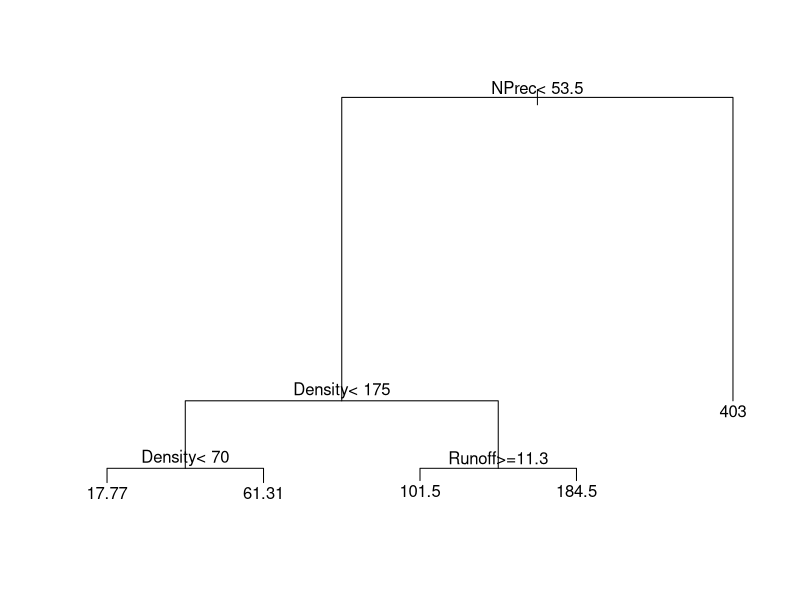
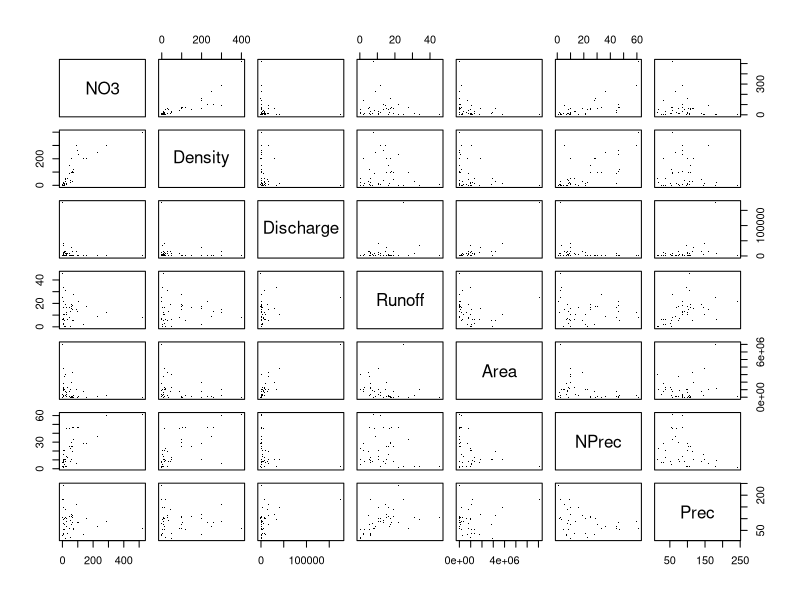
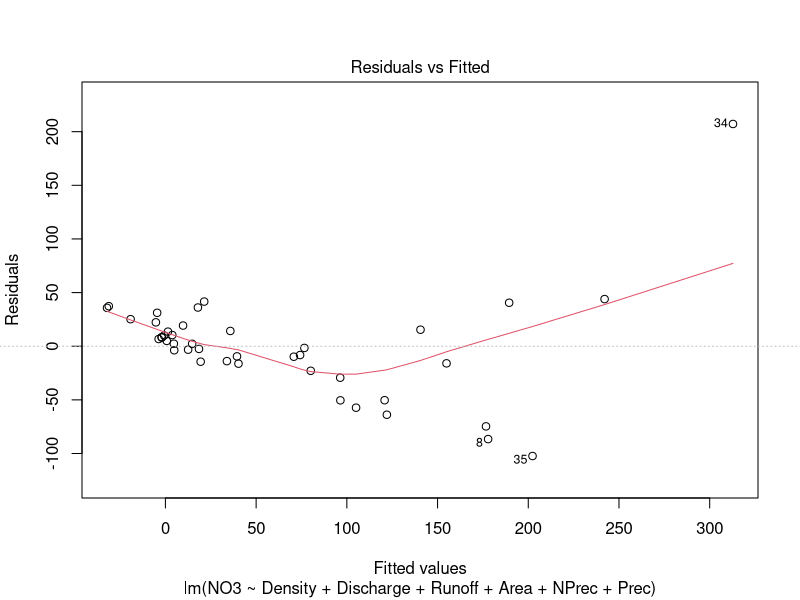
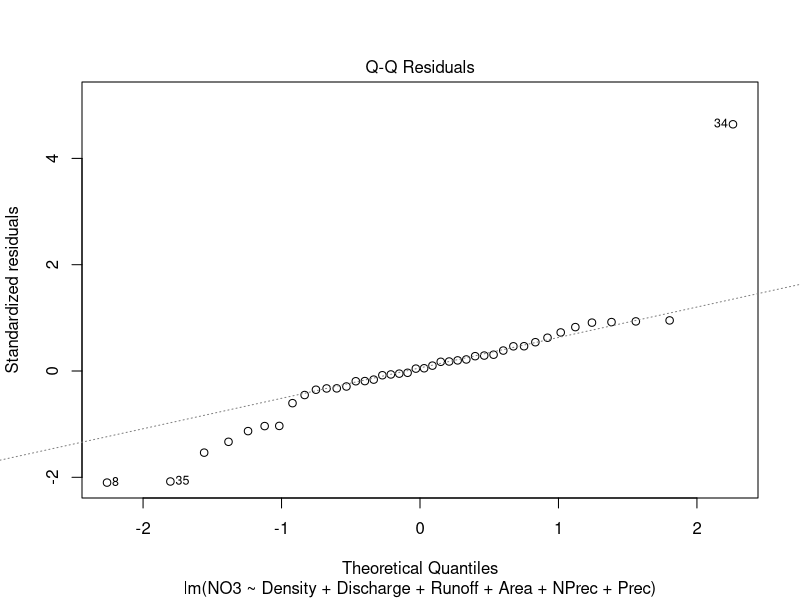
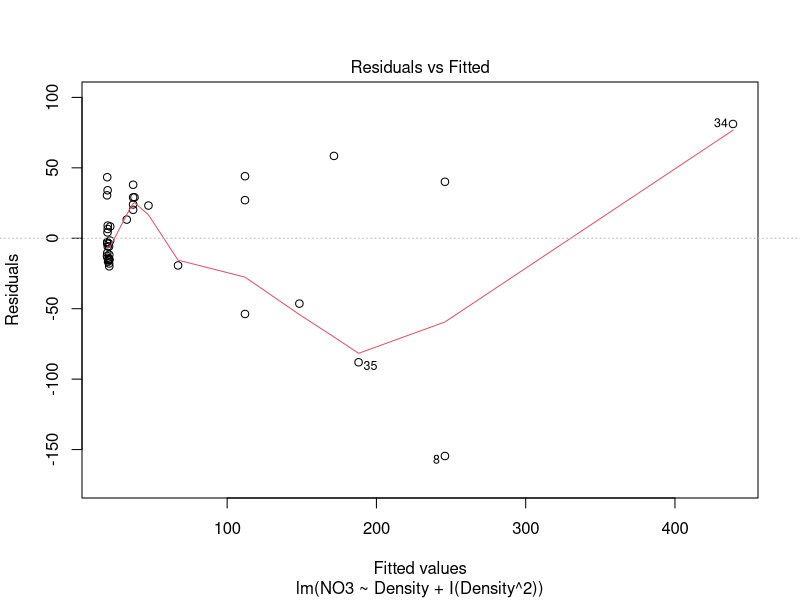
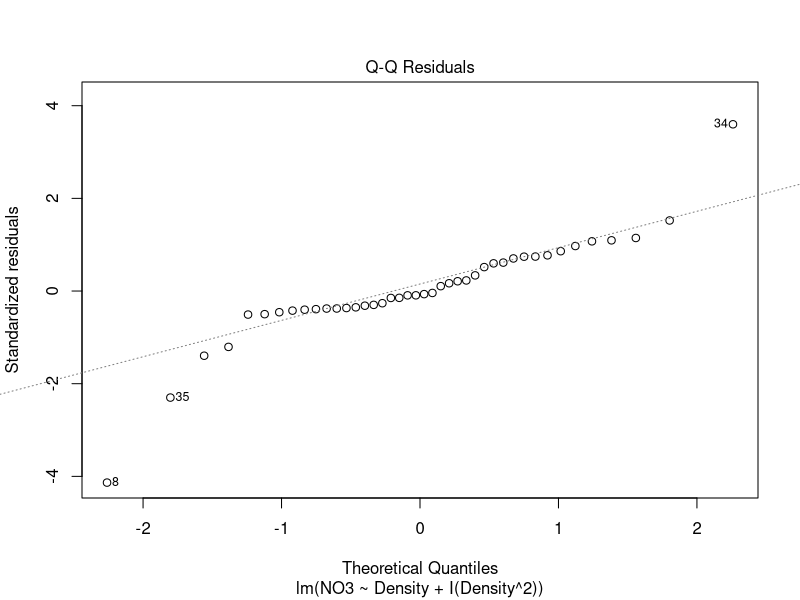
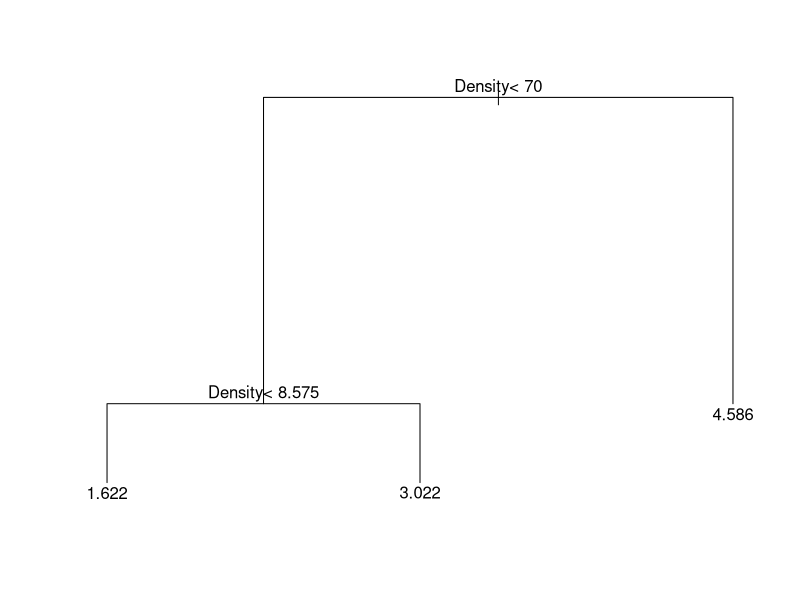
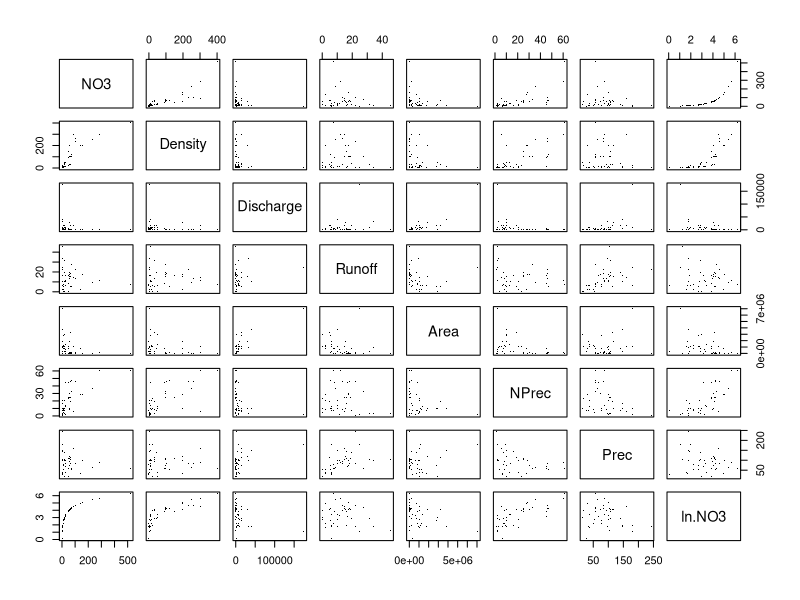

Reproduce these figures in R, in order.
## ---- chunk 1
knitr::opts_chunk$set(echo = TRUE)
## ---- chunk 2
library(rpart)
library(car)
library(boot)
## ---- chunk 3
dat <- read.csv("RiverN.csv")
## ---- chunk 4
summary(dat$NO3)
sd(dat$NO3)
IQR(dat$NO3)

summary(dat$Density)
sd(dat$Density)
IQR(dat$Density)

summary(dat$Discharge)
sd(dat$Discharge)
IQR(dat$Discharge)

summary(dat$Runoff)
sd(dat$Runoff)
IQR(dat$Runoff)

summary(dat$Area)
sd(dat$Area)
IQR(dat$Area)

summary(dat$NPrec)
sd(dat$NPrec)
IQR(dat$NPrec)

summary(dat$Prec)
sd(dat$Prec)
IQR(dat$Prec)
## ---- chunk 5
main.effects <- lm (NO3~Density+Discharge+Runoff+Area+NPrec+Prec, data= dat) #full main effects model
summary(main.effects)
## ---- chunk 6
#Do trees to discover interaction effects
interaction.effects <- rpart(NO3~Density+Discharge+Runoff+Area+NPrec+Prec, data= dat, control = rpart.control(minsplit = 5))
par(xpd = TRUE) # allows text to "eXPanD" (spill over outside the plotting area)
plot(interaction.effects) # show the tree structure
text(interaction.effects, pretty = 0) # add text labels


##Interaction model suggested by tree
interaction.lm.inital <- lm (NO3~Density+ I(Density^2) + NPrec+ Runoff+ Density:Runoff + NPrec:Density, data= dat)
## ---- chunk 7
#KFOLD CV
main.effects.kfold = glm(main.effects, data= dat)
cv.error1 = cv.glm(dat, main.effects.kfold, K=10)
cv.error1$delta[2]

interaction.lm.kfold = glm(NO3~Density+ I(Density^2) + NPrec+ Runoff+ Density:Runoff + NPrec:Density, data= dat)
cv.error2 = cv.glm(dat, interaction.lm.kfold, K=10)
cv.error2$delta[2]

## ---- chunk 8
vif(interaction.lm.inital)
vif(main.effects)


#Correlation pair test 
round(cor(dat), 2)
pairs(dat, pch = ".")
## ---- chunk 9
denisty.only <- lm (NO3~Density, data = dat) 
anova(denisty.only, interaction.lm.inital)

## ---- chunk 10
summary(interaction.lm.inital)
## ---- chunk 11
density.squared <- lm(NO3~Density+I(Density^2), data = dat)
summary(density.squared)
## ---- chunk 12
plot(main.effects, which = 1:2)
## ---- chunk 13
plot(density.squared, which = 1:2)
## ---- chunk 14
dat$ln.NO3 <- log(dat$NO3)
main.effects.log <- lm (ln.NO3~Density+Discharge+Runoff+Area+NPrec+Prec, data= dat)

##DO trees to discover interaction effects?
interaction.lm.log <- rpart(ln.NO3~Density+Discharge+Runoff+Area+NPrec+Prec, data= dat)
par(xpd = TRUE) # allows text to "eXPanD" (spill over outside the plotting area)
plot(interaction.lm.log) # show the tree structure
text(interaction.lm.log, pretty = 0) # add text labels
## ---- chunk 15
##Interaction
interaction.model.log <- lm (ln.NO3~Density+ I(Density^2), data= dat)


#KFOLD CV
main.effects.kfold.log = glm(main.effects.log, data= dat)
cv.error1.log = cv.glm(dat, main.effects.kfold.log, K=10)
cv.error1.log$delta[2]

interaction.effects.kfold.log = glm(interaction.model.log, data= dat)
cv.error2.log = cv.glm(dat, interaction.effects.kfold.log, K=10)
cv.error2.log$delta[2]
## ---- chunk 16
vif(interaction.model.log)
vif(main.effects.log)

round(cor(dat), 2)
pairs(dat, pch = ".")
## ---- chunk 17
plot(interaction.model.log, which = 1:2)
summary(interaction.model.log)
## ---- chunk 18
model.log.degree.3 <- lm(ln.NO3~Density+ I(Density^2) + I(Density^3), data= dat)
summary(model.log.degree.3)
plot(model.log.degree.3, which = 1:2)
anova( interaction.model.log, model.log.degree.3)
## ---- chunk 19
plot(ln.NO3~Density+Density^2+Density^3, data= dat, xlab= "Density+Density^2+Density^3")
plot(NO3~Density, data = dat, xlab = "Density")
## ---- chunk 20
summary(dat$ln.NO3)
sd(dat$ln.NO3)
IQR(dat$ln.NO3)

summary(dat$Density)
sd(dat$Density)
IQR(dat$Density)

summary(dat$Density^2)
sd(dat$Density^2)
IQR(dat$Density^2)

summary(dat$Density^3)
sd(dat$Density^3)
IQR(dat$Density^3)

hist(dat$NO3,  main = "Distribution of ln(NO3)", xlab= "ln(NO3)")
